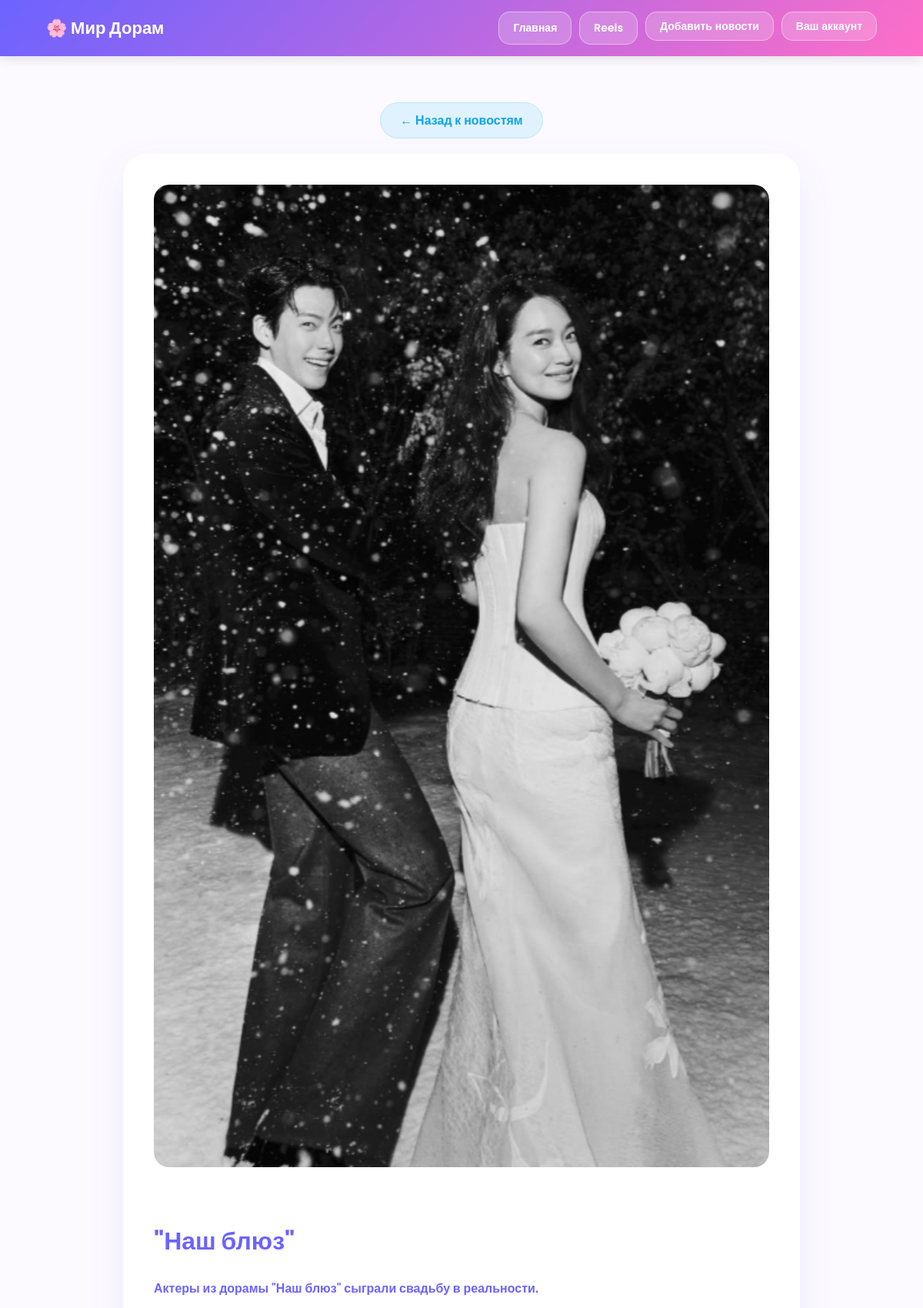
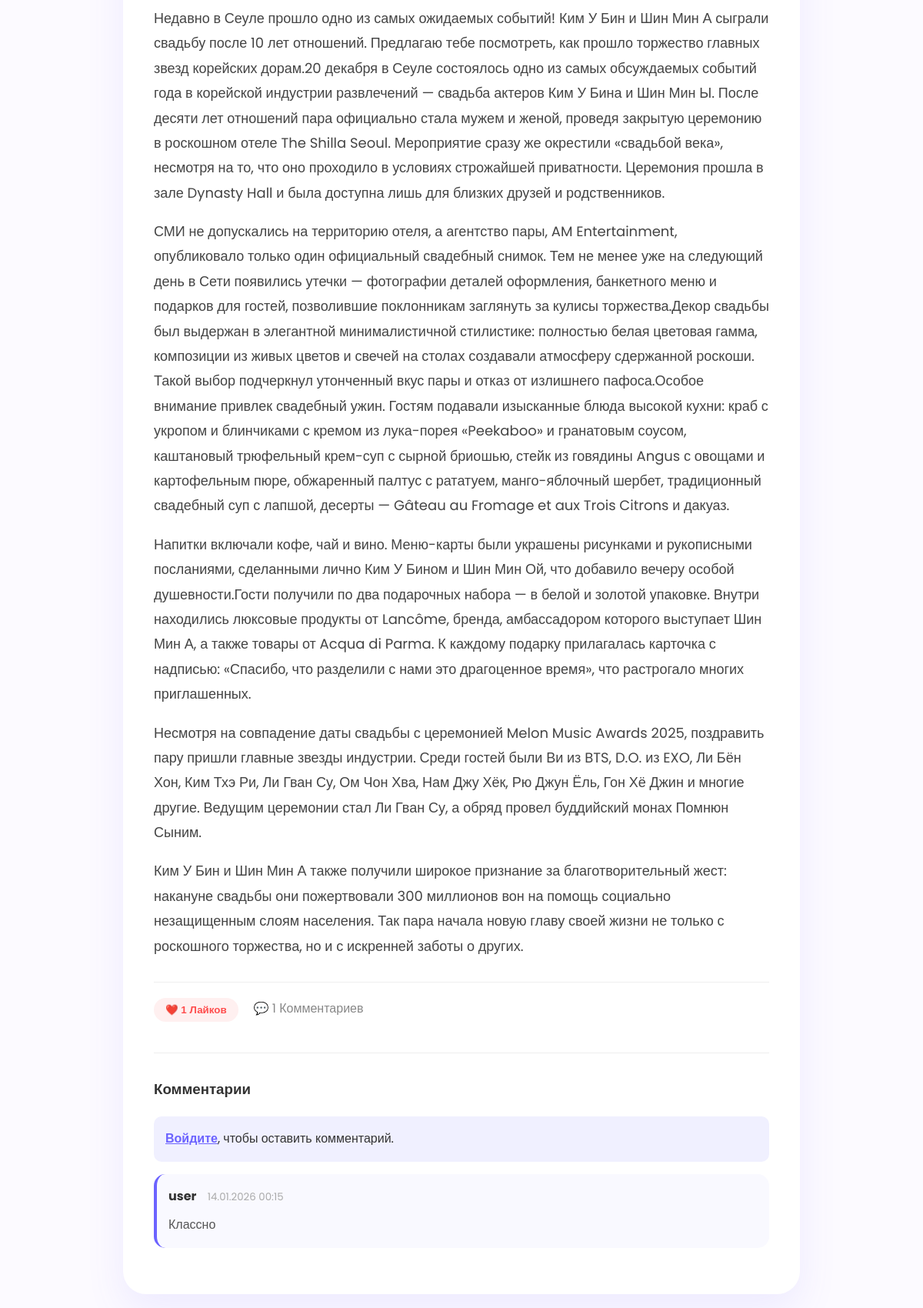
Screenshot of /news/9/ (upper part) with the database file from the repository (2 pictures, top to bottom).
### news/models.py (models this page shows, shortened)
class DoramaNews(models.Model):
    title = models.CharField(max_length=200, verbose_name="Заголовок")
    dorama_name = models.CharField(max_length=100, verbose_name="Название дорамы")
    description = models.TextField(verbose_name="Описание")
    image = models.ImageField(upload_to='news_images/', blank=True, null=True, verbose_name="Изображение")
    created_at = models.DateTimeField(auto_now_add=True, verbose_name="Дата создания")
    author = models.ForeignKey(User, on_delete=models.CASCADE, null=True, blank=True, verbose_name="Автор")
    likes = models.ManyToManyField(User, related_name='dorama_likes', blank=True, verbose_name="Лайки")
    def total_likes(self):
        return self.likes.count()
    class Meta:
        verbose_name = "Новость дорамы"
        verbose_name_plural = "Новости дорам"

class Comment(models.Model):
    post = models.ForeignKey(DoramaNews, related_name="comments", on_delete=models.CASCADE, verbose_name="Пост")
    author = models.ForeignKey(User, on_delete=models.CASCADE, verbose_name="Автор")
    body = models.TextField(verbose_name="Текст комментария")
    date_added = models.DateTimeField(auto_now_add=True, verbose_name="Дата добавления")
    class Meta:
        verbose_name = "Комментарий"
        verbose_name_plural = "Комментарии"

### news/views.py (the view, shortened to what this page needs)
# urls.py: path('news/<int:id>/', views.news_detail, name='news_detail'),
def news_detail(request, id):
    news_item = get_object_or_404(DoramaNews, id=id)
    return render(request, 'news/news_detail.html', {'news': news_item})

### news/templates/news/news_detail.html (shortened to what this page needs)
{% extends 'news/base.html' %}
{% block content %}
<div class="container" style="padding: 40px 0; position: relative; z-index: 2;">
    <a href="{% url 'news_list' %}" class="btn-back-oval">← Назад к новостям</a>
    <article class="detail-card">
        {% if news.image %}
            <img src="{{ news.image.url }}" style="width: 100%; border-radius: 20px; margin-bottom: 30px;" alt="{{ news.dorama_name }}">
        {% endif %}
        <h2>{{ news.dorama_name }}</h2>
        <p style="color: #6c63ff; font-weight: 600;">{{ news.title }}</p>
        <div class="content-text" style="font-size: 18px; color: #444; text-align: left;">
            {{ news.description|linebreaks }}
        </div>
        <div class="interaction-bar">
            <form action="{% url 'like_post' news.id %}" method="POST" style="display: inline;">
                <button type="submit" class="like-btn">❤️ {{ news.total_likes }} Лайков</button>
            </form>
            <span style="color: #888;">💬 {{ news.comments.count }} Комментариев</span>
        </div>
        <div class="comment-section">
            <hr style="border: 0; border-top: 1px solid #eee; margin: 30px 0;">
            <h3>Комментарии</h3>
            {% if user.is_authenticated %}
                <form method="post" style="margin-bottom: 30px;">
                    {% csrf_token %}
                    <textarea name="body" placeholder="Напишите свое мнение..." style="width: 100%; border-radius: 15px; padding: 10px; border: 1px solid #ddd; outline: none; font-family: inherit;"></textarea>
                    <button type="submit" class="btn-submit-news" style="margin-top: 10px; font-size: 14px; padding: 10px 20px;">Отправить</button>
                </form>
            {% else %}
                <p style="background: #f0f0ff; padding: 15px; border-radius: 10px;">
                    <a href="{% url 'login' %}" style="color: #6c63ff; font-weight: bold;">Войдите</a>, чтобы оставить комментарий.
                </p>
            {% endif %}
            {% for comment in news.comments.all %}
                <div class="comment-card" style="border-left: 4px solid #6c63ff; padding-left: 15px; margin-bottom: 20px;">
                    <strong style="color: #333;">{{ comment.author.username }}</strong>
                    <small style="color: #aaa; margin-left: 10px;">{{ comment.date_added|date:"d.m.Y H:i" }}</small>
                    <p style="margin: 8px 0 0 0; color: #555;">{{ comment.body }}</p>
                </div>
            {% empty %}
                <p style="color: #999; font-style: italic;">Пока нет комментариев. Будьте первыми! ✨</p>
            {% endfor %}
        </div>
    </article>
</div>
{% endblock %}

### news/static/news/style.css (style rules this page uses)
body { margin: 0; padding: 0; font-family: 'Poppins', sans-serif; background-color: #fcfaff; overflow-x: hidden; color: #333; --m-x: 0px; --m-y: 0px; }
body::before { content: ''; position: fixed; top: -100px; left: -100px; right: -100px; bottom: -100px; background-image: url('https://images.icon-icons.com/2079/PNG/512/ramen_food_japanese_asian_bowl_noodle_soup_japan_icon_127296.png'), url('https://images.icon-icons.com/1446/PNG/512/22318cherryblossom_98766.png'), url('https://images.icon-icons.com/2079/PNG/512/spring_sakura_flower_blossom_floral_japanese_cherry_icon_127307.png'), url('https://images.icon-icons.com/2079/PNG/512/ramen_food_japanese_asian_bowl_noodle_soup_japan_icon_127296.png'), url('https://images.icon-icons.com/1446/PNG/512/22318cherryblossom_98766.png'); background-repeat: no-repeat; background-size: 140px, 100px, 120px, 110px, 130px; background-position: 5% 15%, 8% 45%, 6% 85%, 95% 20%, 92% 75%; opacity: 0.6; pointer-events: none; z-index: -1; transform: translate(var(--m-x), var(--m-y)); transition: transform 0.2s ease-out; }
.container { display: flex; flex-direction: column; align-items: center; justify-content: flex-start; min-height: 80vh; padding: 20px; width: 100%; box-sizing: border-box; }
.container { display: flex; flex-direction: column; align-items: center; width: 100%; padding: 20px; box-sizing: border-box; }
.btn-back-oval { display: inline-block; background: #e0f2fe; color: #0ea5e9; padding: 10px 25px; border-radius: 50px; text-decoration: none; font-weight: 600; margin-bottom: 20px; transition: 0.3s; border: 1px solid #bae6fd; }
.detail-card { background: white; padding: 40px; border-radius: 30px; box-shadow: 0 20px 50px rgba(108, 99, 255, 0.1); max-width: 800px; margin: 0 auto; line-height: 1.8; }
.detail-card h2 { color: #6c63ff; font-size: 32px; margin-bottom: 20px; }
.interaction-bar { display: flex; gap: 20px; margin-top: 30px; padding-top: 20px; border-top: 1px solid #eee; }
.like-btn { background: #fff0f0; color: #ff4d4d; border: none; padding: 8px 15px; border-radius: 20px; cursor: pointer; font-weight: bold; }
.comment-section { margin-top: 40px; text-align: left; }
.comment-card { background: #f9f9ff; padding: 15px; border-radius: 15px; margin-bottom: 10px; }

### rows the page displays
DoramaNews: image (picture), dorama_name "\"Наш блюз\"", title "Актеры из дорамы \"Наш блюз\" сыграли свадьбу в реальности.", description "Недавно в Сеуле прошло одно из самых ожидаемых событий! Ким У Бин и Шин Мин А сыграли свадьбу после 10 лет отношений. Предлагаю тебе посмотреть, как прошло торжество главных звезд корейских дорам.20 декабря в Сеуле состоялось одно из самых обсуждаемых событий года в корейской индустрии развлечений — свадьба актеров Ким У Бина и Шин Мин Ы. После десяти лет отношений пара официально стала мужем и женой, проведя закрытую церемонию в роскошном отеле The Shilla Seoul. Мероприятие сразу же окрестили «свадьбой века», несмотря на то, что оно проходило в условиях строжайшей приватности. Церемония прошла в зале Dynasty Hall и была доступна лишь для близких друзей и родственников. СМИ не допускались…", total_likes "1", comments.count "1"
Comment: author.username "user", date_added "14.01.2026 00:15", body "Классно"
